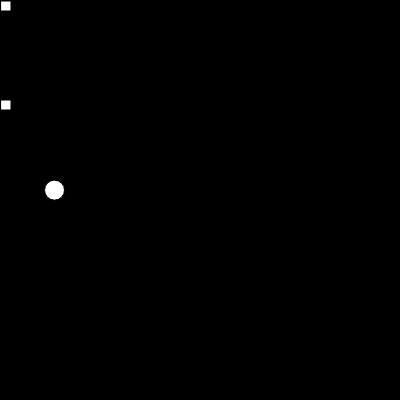
Frame 1 (no input)
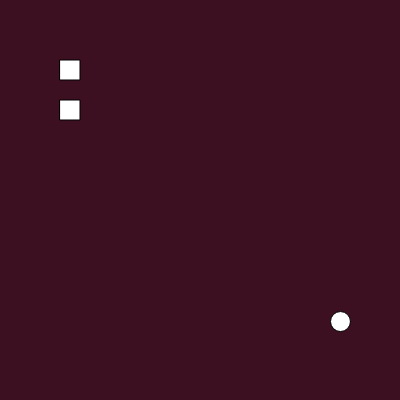
Frame 60 (no input)
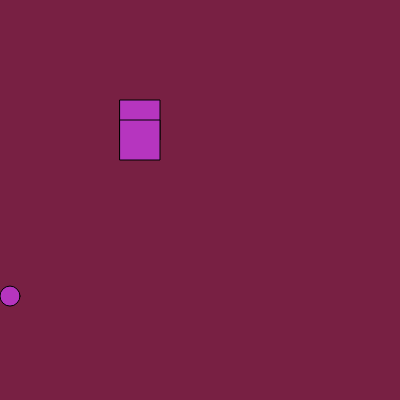
Frame 120 (the mouse pressed at the canvas centre since frame 60)

The p5.js sketch that drew these frames (run headless with seeded random() and noise() and a simulated clock; from frame 60 on, the mouse is pressed at the canvas centre):

// p5.js sketch
// ── sketch.js
let color = 0;
let colorChange = 1;

let rectSize = 10;
let rectSizeChange = 10;
let rectDist = 0;
let rectDistChange = 1;

let ballX = 10;
let ballD = 20;
let ballR = ballD / 2;
let ballY = 200 - ballR;

let velocity = 0.0;
// account for 9.8 m/s with frame count (earth gravity woohoo)
let gravity = 9.8/60;
let rebound = -0.9;

// copy vertical kinematics with horizontal
let horizontalVelocity = 45;
// Decay simulates gravity
let horizontalDecay = 0.99;



function setup() {
  createCanvas(400, 400);
}

function draw() {
  // set when to bounce up, height is const of canvas, set when to bounce off wall
  let floorY = height - ballR;
  let floorX = width - ballR;
  
  velocity += gravity;
  ballY += velocity;
  // making ball bounce UP
  if (ballY > floorY) {
    ballY = floorY;
    velocity *= rebound;
  }
  
  horizontalVelocity *= horizontalDecay;
  ballX += horizontalVelocity;

  // decrement horizontal velocity, determine if wall bounce
  // if ballX at right wall, else if left wall
  if (ballX > width - ballR) {
    ballX = width - ballR;
    horizontalVelocity *= -1;
  } else if (ballX < ballR) {
    ballX = ballR;
    horizontalVelocity *= -1;
  }

  // changing colors
  if (frameCount % 200 == 0) {
    colorChange *= -1;
  }
  
  // 380 pixel dist, 10 equal increments
  if (frameCount % (380/10) == 0) {
    rectSize += rectSizeChange;
  }
  
  // making square smaller and going the other way
  if (frameCount % 310 == 0) {
    rectSizeChange *= -1;
    rectDistChange *= -1;
  }
  
  // making rect move 
  rectDist += rectDistChange;
  // make color change
  color += colorChange;
  

  
  background(color, color/3.8, color/1.8);
  // doing two, one diag and one by project spec
  // change color if squares intersect
  if (rectDist + 100 == rectDist + rectDist) {
    // choose random color
    let random_colors = [random(255), random(255), random(255)];
    fill(random_colors[0], random_colors[1], random_colors[2]);
  }
  
  rect(rectDist, 100, rectSize, rectSize);
  rect(rectDist, rectDist, rectSize, rectSize);
  circle(ballX, ballY, ballD);
}
